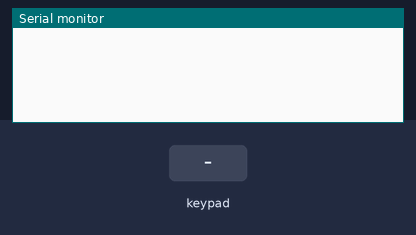
Recording of a sketch running on a simulated Arduino Uno, built with avr-gcc and run on an emulated ATmega328P. Parts: the last lines printed to the serial monitor. The test bench sets the inputs (shaded band).

Above: at 1.2 s.
1.3 s: key '1' pressed
At 2.0 s:
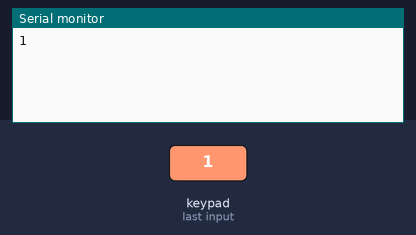
2.8 s: keypad keys 5 4 3 2 # pressed 0.4 s apart
At 5.7 s:
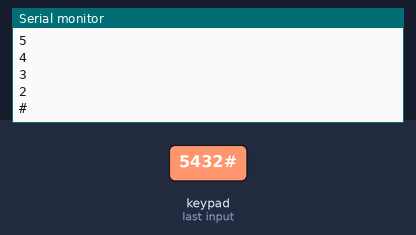
6.3 s: key '*' pressed
At 7.3 s:
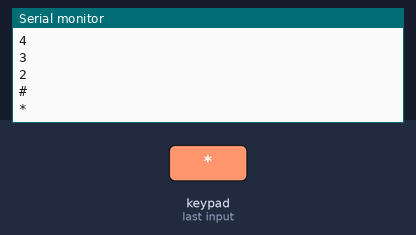
7.8 s: keypad keys 5 4 3 2 pressed 0.4 s apart
At 8.87 s:
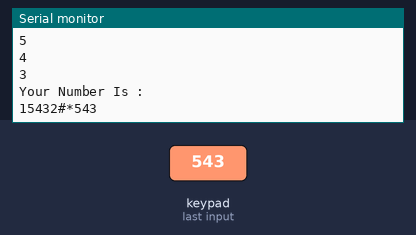
Timing chart, 0 to 10.8 s (numbered marks = the images above; inputs shaded):
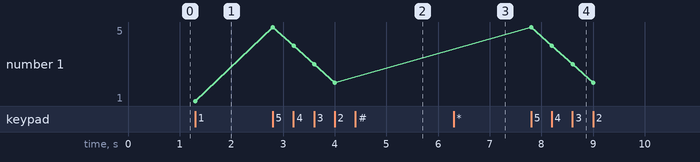

Measured:
- after the input at 1.3 s, the serial monitor: prints a new line at once (image 1)
- after the input at 2.8 s, the serial monitor: prints a new line at once (image 2)
- after the input at 6.3 s, the serial monitor: prints a new line at once (image 3)
- after the input at 7.8 s, the serial monitor: prints a new line at once (image 4)
- plotted number 1: 1 → 2 after the input at 2.8 s

The sketch:

HelloKeypad_1.ino
```cpp
/* @file HelloKeypad.pde
|| @version 1.0
|| @author Alexander Brevig
|| @contact alexanderbrevig@gmail.com
||
|| @description
|| | Demonstrates the simplest use of the matrix Keypad library.
|| #
*/
#include <Keypad.h>
char num[15];
int i=0;

const byte ROWS = 4; //four rows
const byte COLS = 3; //three columns
char keys[ROWS][COLS] = {
  {'1','2','3'},
  {'4','5','6'},
  {'7','8','9'},
  {'*','0','#'}
};
byte rowPins[ROWS] = {5, 4, 3, 2}; //connect to the row pinouts of the keypad
byte colPins[COLS] = {8, 7, 6}; //connect to the column pinouts of the keypad

Keypad keypad = Keypad( makeKeymap(keys), rowPins, colPins, ROWS, COLS );
void setup(){
  Serial.begin(9600);
}

void loop(){
  char key = keypad.getKey();

  if (key){
    Serial.println(key);
    num[i]=key;
    i++;
    if(i==10)
    {
      Serial.println("Your Number Is : ");
      Serial.println(num);
      }
  }
}
```
